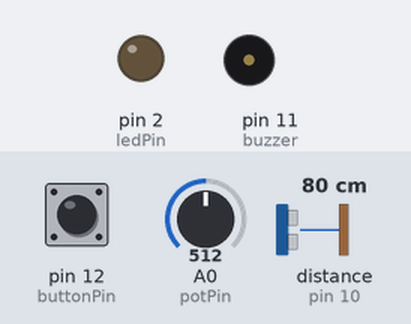
Bench run of a sketch on a simulated Arduino Uno, built with avr-gcc and run on an emulated ATmega328P. Parts: output pins drawn as LEDs (lit = HIGH), buzzer (waves = sounding, pin HIGH). Wiring (inferred from the names in the program): ultrasonic range finder: trigger pin 9; echo pin 10. Dashed ring = blinking. The inputs (shaded band) are chosen by the test bench; at power-on: distance to the obstacle (sensor on pin 10) 80 cm, A0 (potPin) = 512, pin 12 (buttonPin) LOW. The echo pulse lasts 58.3 µs per cm; pins used as bus, display or sensor lines are not drawn.

Above: at 1.2 s.
1.3 s: distance to the obstacle (sensor on pin 10) set to 57 cm
2.8 s: distance to the obstacle (sensor on pin 10) set to 50 cm
At 2.94 s:
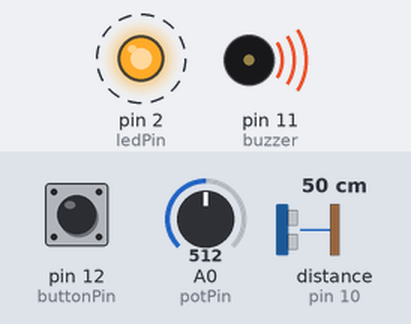
5.8 s: A0 (potPin) set to 1023
8.8 s: A0 (potPin) set to 486
11.8 s: A0 (potPin) set to 461
At 11.8 s:
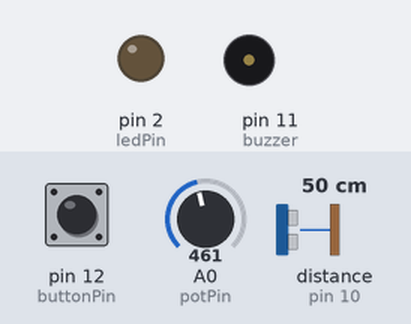
13.3 s: pin 12 (buttonPin) pulled HIGH for 0.15 s
At 13.75 s:
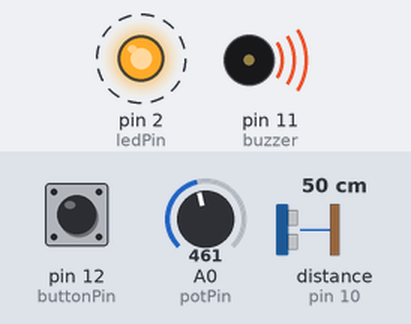
Timing chart, 0 to 16.3 s (numbered marks = the images above; inputs shaded):
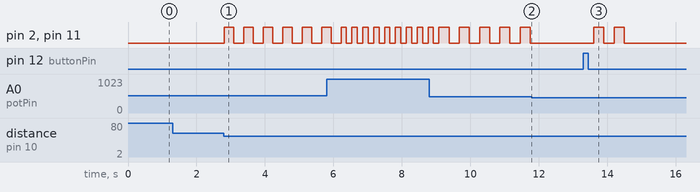

Measured:
- the behaviour switches between 54 and 53 cm on distance to the obstacle (sensor on pin 10) (found by bisection; images 0 and 1)
- the behaviour switches between 474 and 473 on A0 (potPin) (found by bisection; images 1 and 2)
- after the input at 1.3 s, every drawn part: stays the same
- after the input at 2.8 s, pin 2 (ledPin), pin 11 (buzzer): alternates HIGH for 0.28 s and LOW for 0.29 s, starting at once
- after the input at 11.8 s, pin 2 (ledPin), pin 11 (buzzer): stops changing and stays LOW
- after the input at 13.3 s, pin 2 (ledPin), pin 11 (buzzer): alternates HIGH for 0.30 s and LOW for 0.30 s, 4 changes in all, then stays LOW, starting after 0.30 s

The sketch:

Blind_Stick_project.ino
```cpp
// defines pins numbers
const int potPin = A0;
const int trigPin = 9;
const int echoPin = 10;
const int buzzer = 11;
const int ledPin = 2;
const int buttonPin = 12;

// defines variables
long duration;
int distance;
int safetyDistance;
int limit;    // Limiting value for triggering the buzzer
int disFeet;  //variable to store distance in feet
int del;  //Relative delay within the selected range

void beep(int del)    //Function for beeping when safe distance is crossed
{
   digitalWrite(buzzer, HIGH);
  digitalWrite(ledPin, HIGH);
  delay(del);
   digitalWrite(buzzer, LOW);
  digitalWrite(ledPin, LOW);
  delay(del);

}

void countDistance(int n)
{
  for(int i = 1; i<=n; i++)
  {
    digitalWrite(buzzer, HIGH);
  digitalWrite(ledPin, HIGH);
    delay(300);
  digitalWrite(buzzer, LOW);
  digitalWrite(ledPin, LOW);
  delay(300);
  }
}
void setup() {
    pinMode(potPin, INPUT);
    pinMode(trigPin, OUTPUT); // Sets the trigPin as an Output
    pinMode(echoPin, INPUT); // Sets the echoPin as an Input
    pinMode(buzzer, OUTPUT); //Sets buzzer Pin as an Output
    pinMode(ledPin, OUTPUT);  //Sets LED pin as an Output
    Serial.begin(9600); // Starts the serial communication
}


void loop() {
// Clears the trigPin
digitalWrite(trigPin, LOW);
delayMicroseconds(2);

          // Sets the trigPin on HIGH state for 10 micro seconds
          digitalWrite(trigPin, HIGH);
          delayMicroseconds(10);
          digitalWrite(trigPin, LOW);

          // Reads the echoPin, returns the sound wave travel time in microseconds
          duration = pulseIn(echoPin, HIGH);

          // Calculating the distance
          distance= duration*0.034/2;

  int value = analogRead(A0);
  limit = map(value, 0, 1023, 5, 100);


if (distance <= limit){
  if(distance<=10)
  {
   digitalWrite(buzzer, HIGH);
  digitalWrite(ledPin, HIGH);
  }
  else
  {
   del = map(distance, 0, limit, 20, 300);
  beep(del);
  }
}
else
{
   digitalWrite(buzzer, LOW);
  digitalWrite(ledPin, LOW);
}


// Prints the distance on the Serial Monitor

if(digitalRead(buttonPin)!=0)
{
  delay(300);
  disFeet = (distance+29)/30;
  if(disFeet<=20)
  {
  countDistance(disFeet);
  }
}

//Serial.print("Feet: ");
//Serial.println(disFeet);
}
```
